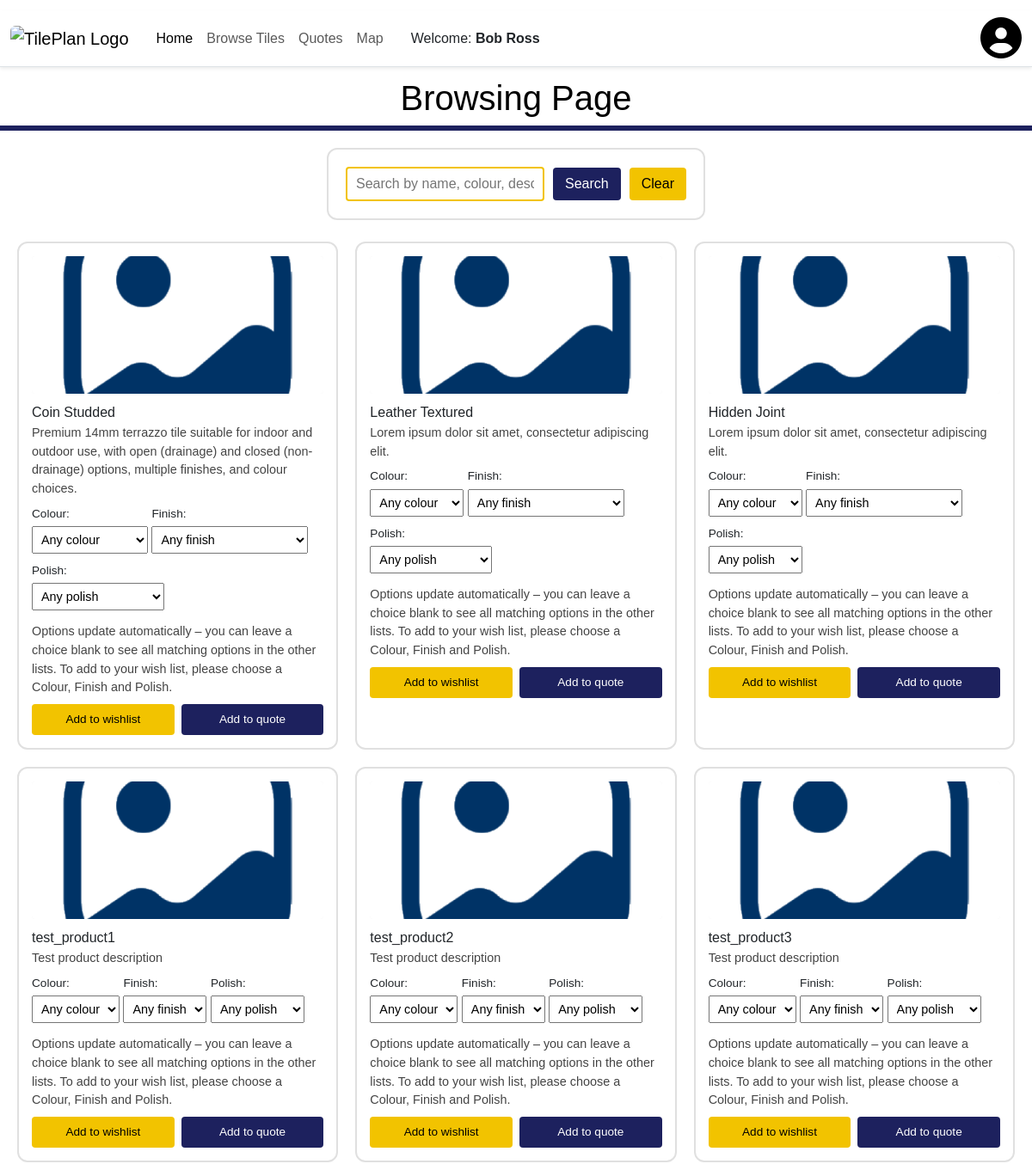
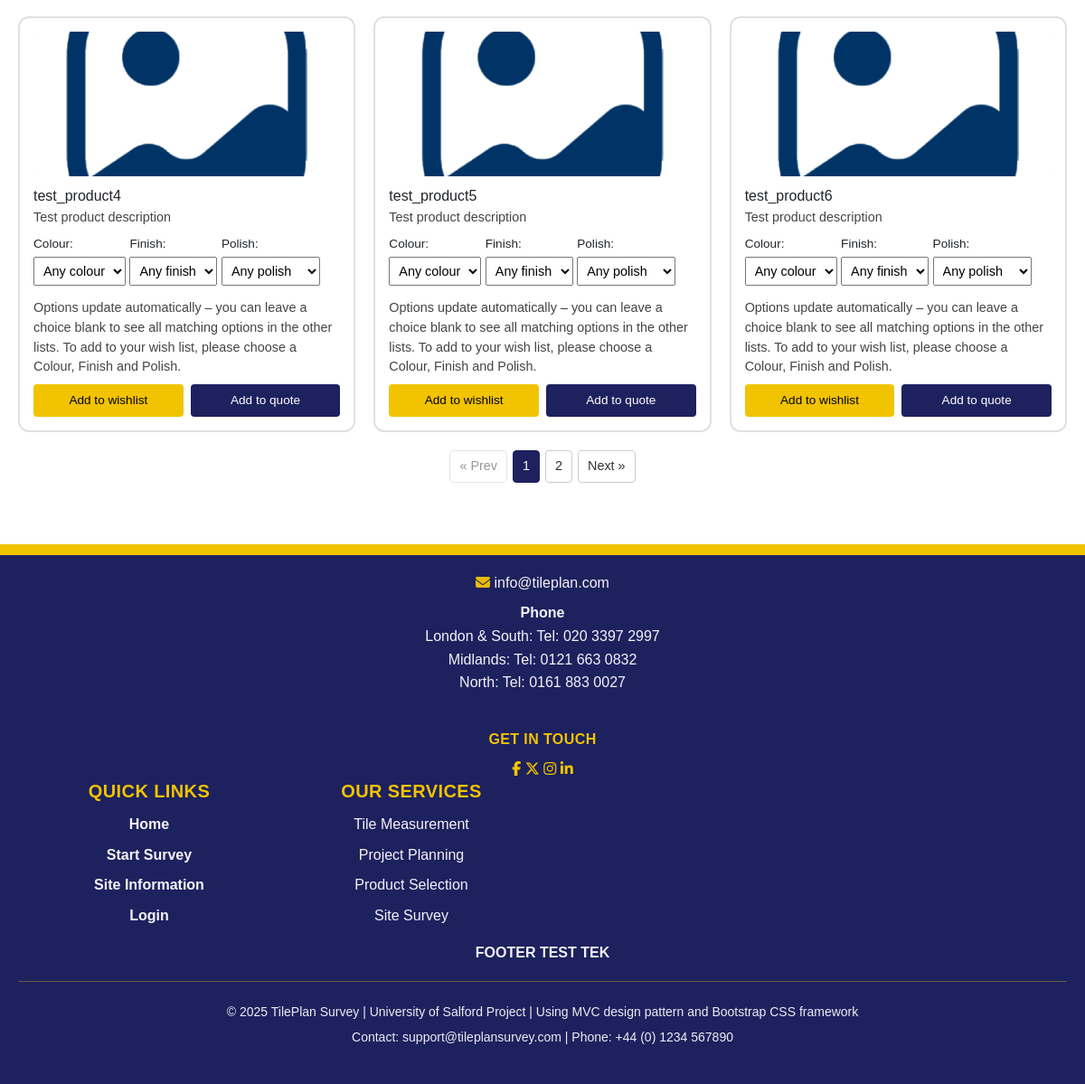
The app's page /browse.php (signed in) with its own data (2 pictures, top to bottom).
### tables this page shows
CREATE TABLE "products" (
                              id               INTEGER PRIMARY KEY AUTOINCREMENT,
                              sku              TEXT UNIQUE,
                              name             TEXT NOT NULL,
                              category         TEXT NOT NULL CHECK (category IN ('tile','trim','consumable','delivery','labour','other')),
                              description      TEXT NOT NULL DEFAULT 'Lorem ipsum dolor sit amet, consectetur adipiscing elit.',
                              thumbnail_url    TEXT,
                              colour           TEXT,
                              unit             TEXT NOT NULL DEFAULT 'unit',
                              price_per_unit   NUMERIC NOT NULL DEFAULT 0.00,
                              tile_length_mm   INTEGER,
                              tile_width_mm    INTEGER,
                              is_active        INTEGER NOT NULL DEFAULT 1 CHECK (is_active IN (0,1)),
                              created_at       TEXT NOT NULL DEFAULT (CURRENT_TIMESTAMP),
                              updated_at       TEXT NOT NULL DEFAULT (CURRENT_TIMESTAMP),
                              product_type     TEXT,
                              short_description TEXT
);

### browse.php (called while the page is built, shortened)
<?php
$view = new stdClass();
$view->username = null;
$view->isLogged = Authentication::isLoggedIn();
if ($view->isLogged) {
    $view->username = Authentication::full_name();
}
$view->flashMessage = $_SESSION['flash_message'] ?? null;
$view->flashType    = $_SESSION['flash_type'] ?? 'success';
$dbPath = __DIR__ . '/database.sqlite';
try {
    $pdo = new PDO('sqlite:' . $dbPath);
    $pdo->setAttribute(PDO::ATTR_ERRMODE, PDO::ERRMODE_EXCEPTION);
} catch (PDOException $e) {
    die('DB connection failed: ' . htmlspecialchars($e->getMessage()));
}
$searchTerm = isset($_GET['q']) ? trim($_GET['q']) : '';
$view->searchTerm = $searchTerm;
$itemsPerPage = 9;
$page = isset($_GET['page']) ? max(1, (int)$_GET['page']) : 1;
$offset = ($page - 1) * $itemsPerPage;
if ($searchTerm !== '') {
    $countSql = "
        SELECT COUNT(*)
        FROM products
        WHERE category = 'tile'
          AND is_active = 1
          AND (
              name           LIKE :term
              OR description LIKE :term
              OR colour      LIKE :term
          )
    ";
    $countStmt = $pdo->prepare($countSql);
    $countStmt->bindValue(':term', '%' . $searchTerm . '%', PDO::PARAM_STR);
    $countStmt->execute();
} else {
    $countStmt = $pdo->query("
        SELECT COUNT(*)
        FROM products
        WHERE category = 'tile'
          AND is_active = 1
    ");
}
$view->totalProducts = (int)$countStmt->fetchColumn();
$view->totalPages = max(1, (int)ceil($view->totalProducts / $itemsPerPage));
$view->page = $page;
$productSql = "
    SELECT id, name, description, thumbnail_url, colour
    FROM products
    WHERE category = 'tile'
      AND is_active = 1
";
$productSql .= "
    ORDER BY id
    LIMIT :limit OFFSET :offset
";
$productStmt = $pdo->prepare($productSql);
$productStmt->bindValue(':limit', $itemsPerPage, PDO::PARAM_INT);
$productStmt->bindValue(':offset', $offset, PDO::PARAM_INT);
$productStmt->execute();
$products = $productStmt->fetchAll(PDO::FETCH_ASSOC);
$variantsByProduct = [];
if (!empty($products)) {
    $productIds = array_column($products, 'id');
    $placeholders = implode(',', array_fill(0, count($productIds), '?'));
    $variantStmt = $pdo->prepare("
        SELECT id, product_id, colour, finish, polish, price_trade
        FROM product_variants
        WHERE product_id IN ($placeholders)
          AND is_active = 1
        ORDER BY colour, finish, polish
    ");
    foreach ($productIds as $i => $pid) {
        $variantStmt->bindValue($i + 1, $pid, PDO::PARAM_INT);
    }
    $variantStmt->execute();
    $variants = $variantStmt->fetchAll(PDO::FETCH_ASSOC);
    foreach ($variants as $variant) {
        $pid = $variant['product_id'];
        if (!isset($variantsByProduct[$pid])) {
            $variantsByProduct[$pid] = [];
        }
        $variantsByProduct[$pid][] = $variant;
    }
}
$view->tiles = [];
foreach ($products as $product) {
    $pid = $product['id'];
    $product['variants'] = $variantsByProduct[$pid] ?? [];
    $view->tiles[] = $product;
}
require_once __DIR__ . "/Views/browse.phtml";

### Views/browse.phtml (the view, shortened to what this page needs)
<!DOCTYPE html>
<html lang="en">
<?php
require("Views/template/header.phtml");
?>
<head>
    <link rel="stylesheet" href="../my-style.css">
</head>
<body>
<div id="title">
    <h1 style="text-align: center">Browsing Page</h1>
</div>
<div id="content">
    <form method="get" class="product-search">
        <div class="search-controls">
            <input type="text" name="q"
                   value="<?php echo htmlspecialchars($view->searchTerm ?? '', ENT_QUOTES); ?>"
                   placeholder="Search by name, colour, description...">
            <button type="submit">Search</button>
            <a href="browse.php" class="clear-search">Clear</a>
        </div>
    </form>
    <?php if (empty($view->tiles)): ?>
        <p>No products found.</p>
    <?php else: ?>
        <div class="product-grid">
            <?php foreach ($view->tiles as $tile): ?>
                <?php
                $img      = $tile['thumbnail_url'] ?: '\\images\\placeholder_image.png';
                $variants = $tile['variants'];
                $finishes = [];
                $polishes = [];
                foreach ($variants as $variant) {
                    if (!empty($variant['finish']) && !in_array($variant['finish'], $finishes, true)) {
                        $finishes[] = $variant['finish'];
                    }
                    if (!empty($variant['polish']) && !in_array($variant['polish'], $polishes, true)) {
                        $polishes[] = $variant['polish'];
                    }
                }
                ?>
                <div class="product-card">
                    <form method="post"
                          action="browse.php"
                          class="product-card-form"
                          data-variants="<?php echo htmlspecialchars(json_encode($variants), ENT_QUOTES); ?>">
                        <img src="<?php echo htmlspecialchars($img); ?>" alt="Product image">
                        <h3><?php echo htmlspecialchars($tile['name']); ?></h3>
                        <p><?php echo htmlspecialchars($tile['description']); ?></p>
                        <?php if (!empty($variants)): ?>
                            <div class="variant-selectors">
                                <label>
                                    <span class="variant-label">Colour:</span>
                                    <select class="variant-select variant-colour">
                                        <option value="">Any colour</option>
                                    </select>
                                </label>
                                <?php if (!empty($finishes)): ?>
                                    <label>
                                        <span class="variant-label">Finish:</span>
                                        <select class="variant-select variant-finish">
                                            <option value="">Any finish</option>
                                        </select>
                                    </label>
                                <?php endif; ?>
                                <?php if (!empty($polishes)): ?>
                                    <label>
                                        <span class="variant-label">Polish:</span>
                                        <select class="variant-select variant-polish">
                                            <option value="">Any polish</option>
                                        </select>
                                    </label>
                                <?php endif; ?>
                                <p class="variant-help">
                                    Options update automatically – you can leave a choice blank
                                    to see all matching options in the other lists. To add to your
                                    wish list, please choose a Colour, Finish and Polish.
                                </p>
                            </div>
                        <?php else: ?>
                            <p><em>No variants available</em></p>
                        <?php endif; ?>
                        <div class="product-card-buttons">
                            <button type="submit" name="add_wishlist" class="btn-wishlist">
                                Add to wishlist
                            </button>
                            <button type="button" class="btn-quote">
                                Add to quote
                            </button>
                        </div>
                    </form>
                </div>
            <?php endforeach; ?>
        </div>
        <div class="pagination">
            <?php
            $searchQueryPart = '';
            ?>
            <?php if ($view->page > 1): ?>
                <a href="?page=<?php echo $view->page - 1; ?><?php echo $searchQueryPart; ?>">&laquo; Prev</a>
            <?php else: ?>
                <span class="disabled">&laquo; Prev</span>
            <?php endif; ?>
            <?php for ($p = 1; $p <= $view->totalPages; $p++): ?>
                <?php if ($p == $view->page): ?>
                    <span class="current"><?php echo $p; ?></span>
                <?php else: ?>
                    <a href="?page=<?php echo $p; ?><?php echo $searchQueryPart; ?>">
                        <?php echo $p; ?>
                    </a>
                <?php endif; ?>
            <?php endfor; ?>
            <?php if ($view->page < $view->totalPages): ?>
                <a href="?page=<?php echo $view->page + 1; ?><?php echo $searchQueryPart; ?>">Next &raquo;</a>
            <?php else: ?>
                <span class="disabled">Next &raquo;</span>
            <?php endif; ?>
        </div>
    <?php endif; ?>
</div>
</body>
<?php require("Views/template/footer.phtml"); ?>
</html>

### Views/css/my-style.css (style rules this page uses)
body { margin: 0; font-family: Arial, sans-serif; }
#title { margin-top: 12px; background-color: #fff; color: #000; }
#content { background-color: #fff; border-top: solid 6px #1b75bc; }
#content { background-color: #fff; border-top: solid 6px #1D215E; padding: 20px; min-height: 400px; }
.product-grid { display: grid; grid-template-columns: repeat(3, minmax(0, 1fr)); gap: 20px; }
.product-card img { width: 100%; height: 160px; object-fit: cover; border-radius: 4px; margin-bottom: 8px; background-color: #f5f5f5; }
.product-card h3 { margin: 4px 0; font-size: 1rem; }
.product-card p { margin: 4px 0 8px; font-size: 0.9rem; color: #444; }
.variant-label { display: block; font-size: 0.85rem; margin-bottom: 4px; }
.variant-select { width: 100%; padding: 6px; font-size: 0.9rem; margin-bottom: 10px; }
.product-card-buttons { margin-top: auto; display: flex; gap: 8px; }
.product-card-buttons button { flex: 1; padding: 8px; font-size: 0.85rem; border-radius: 4px; border: none; cursor: pointer; }
.btn-wishlist { background-color: #f2c300; color: #000; }
.btn-quote { background-color: #1D215E; color: #fff; }
.pagination { margin-top: 20px; display: flex; gap: 6px; justify-content: center; font-size: 0.9rem; }
.pagination a, .pagination span { padding: 6px 10px; border-radius: 4px; border: 1px solid #ccc; text-decoration: none; color: #333; background-color: #fff; }
.pagination .current { background-color: #1D215E; color: #fff; border-color: #1D215E; }
.pagination .disabled { opacity: 0.5; pointer-events: none; }
.product-card { border: 1px solid #ddd; border-radius: 6px; padding: 10px; background-color: #fff; display: flex; flex-direction: column; }
.product-card { border: 2px solid #e0e0e0 !important; border-radius: 12px !important; padding: 15px; background-color: #fff; }
.product-search { display: flex; justify-content: center; align-items: center; gap: 10px; margin-bottom: 25px; width: 100%; text-align: center; }
.product-search input[type="text"] { border: 2px solid #f2c300; padding: 6px 10px; border-radius: 4px; outline: none; }
.product-search input[type="text"] { border: 2px solid #f2c300 !important; padding: 6px 10px; border-radius: 4px; outline: none; }
.product-search button[type="submit"] { background-color: #1D215E !important; color: white !important; padding: 7px 14px; border: none; border-radius: 4px; cursor: pointer; transition: background-color 0.2s ease; }
.product-search { margin-bottom: 25px; }
.product-search .clear-search { display: inline-block; background-color: #f2c300 !important; color: #000 !important; padding: 7px 14px; border-radius: 4px; text-decoration: none !important; margin-left: 10px; font-weight: 500; cursor: pointer; transition: background-color 0.2s ease; }
.search-controls { display: flex; align-items: center; gap: 10px; }
.product-search { flex-direction: column; gap: 6px; }
.product-search .clear-search { display: inline-block; background-color: #f2c300 !important; color: #000 !important; padding: 7px 14px; border-radius: 4px; text-decoration: none !important; margin-left: 0; font-weight: 500; cursor: pointer; transition: background-color 0.2s ease; }
.product-search { background: #FFFFFF; padding: 20px; border-radius: 12px; border: 2px solid #e0e0e0; width: fit-content; margin: 0 auto 25px auto; display: flex; justify-content: center; }

### records on screen
products: name "Coin Studded", description "Premium 14mm terrazzo tile suitable for indoor and outdoor use, with open (drainage) and closed (non-drainage) options, multiple finishes, and colour choices."
products: name "Leather Textured", description "Lorem ipsum dolor sit amet, consectetur adipiscing elit."
products: name "Hidden Joint", description "Lorem ipsum dolor sit amet, consectetur adipiscing elit."
products: name "test_product1", description "Test product description"
products: name "test_product2", description "Test product description"
products: name "test_product3", description "Test product description"
products: name "test_product4", description "Test product description"
products: name "test_product5", description "Test product description"
products: name "test_product6", description "Test product description"

### other values on screen
Authentication::full_name() "Bob Ross"
